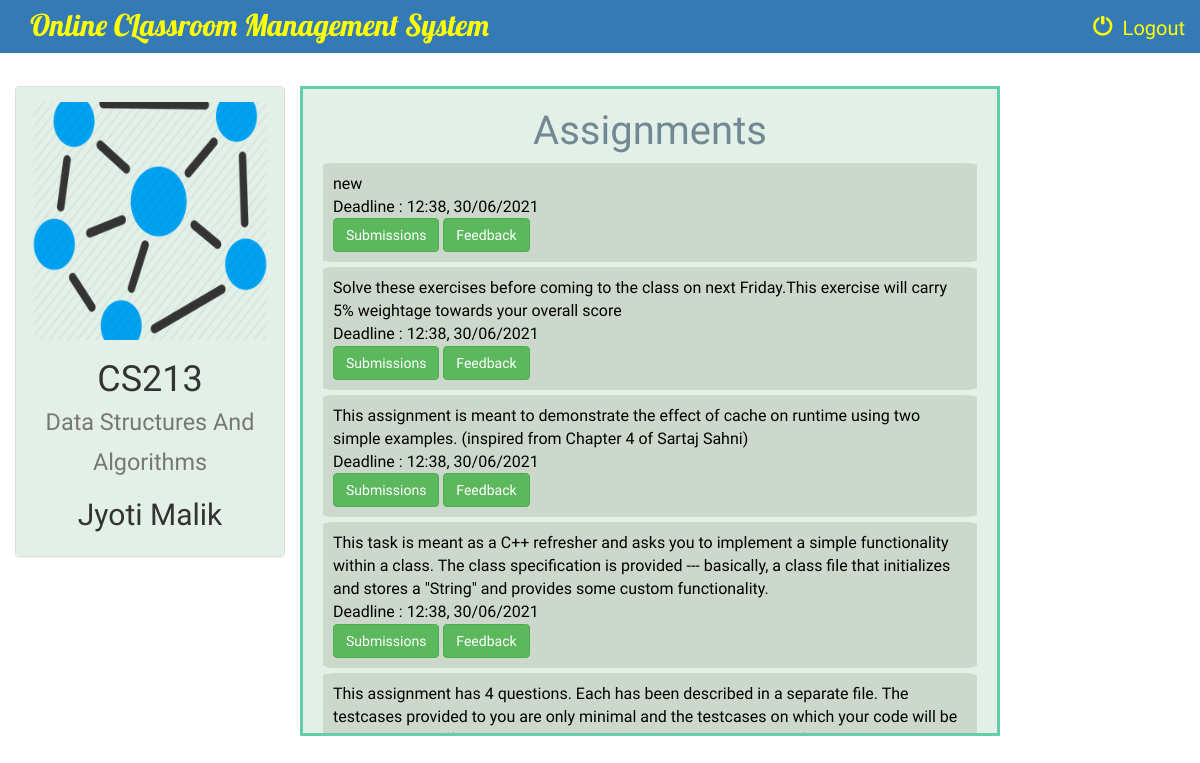
Page /instructor/1/view_all_assignments/ (signed in) on the committed database.
### instructor/models.py (models this page shows, shortened)
class Course(models.Model):
    name = models.CharField(max_length=100)
    code = models.CharField(max_length=100)
    instructor = models.ForeignKey(Instructor, on_delete=models.CASCADE)
    course_logo = models.FileField(default=1)

class Instructor(models.Model):
    user = models.ForeignKey(User,on_delete=models.CASCADE, default=1)
    name = models.CharField(max_length=100)
    information = models.CharField(max_length=1000,default=1)
    def __str__(self):
        return self.name

class Assignment(models.Model):
    description = models.CharField(max_length=1000, default='')
    file = models.FileField(default='')
    course = models.ForeignKey(Course,on_delete=models.CASCADE)
    post_time = models.CharField(max_length=100)
    deadline = models.CharField(max_length=100)

### instructor/views.py (the view)
# urls.py: re_path(r'^(?P<course_id>[0-9]+)/view_all_assignments/$', views.view_all_assignments, name='view_all_assignments'),
@login_required
def view_all_assignments(request, course_id):
    course = Course.objects.get(id=course_id)
    assignments = Assignment.objects.filter(course=course)
    return render(request, 'instructor/view_all_assignments.html', {'assignments' : assignments,'course': course})

### instructor/templates/instructor/view_all_assignments.html (shortened to what this page needs)
{% extends 'instructor/instructor_basic_page.html' %}
{% block body %}
<br>
<div class="container-fluid songs-container">
    <div class="row">
        <div class="col-sm-6 col-md-3">
            <div class="panel panel-default">
                <div class="panel-body" style="background-color: #e3f0e8;border: 0px solid #66cdaa;">
                    <a href="{% url 'instructor:instructor_detail' course.id %}">
                        {% if course.course_logo %}
                            <img src="{{ course.course_logo.url }}" class="img-responsive">
                        {% else %}
                            <h3>No image to display</h3>
                        {% endif %}
                    </a>
                    <h1 align="center">{{ course.code }}<br> <small>{{ course.name }}</small></h1>
                    <h2 align="center">{{ course.instructor }}</h2>
                </div>
            </div>
        </div>
        <div class="col-sm-7" style="align:center; overflow-y: scroll; height:650px;border: 3px solid #66cdaa;background-color:#e3f0e8;color:black;font-family: 'Abhaya Libre';font-size:16px;">
        <h3 align="center"; style="text-align:center;font-family:Volkhov,cursive;font-size:40px;color: #728892">Assignments</h3>
    {% for assignment in assignments reversed %}
            <div style="background-color:#CDD8CD; border-radius:2%;padding:10px; margin:5px">
            {{ assignment.description }}<br>
            Deadline : {{ assignment.deadline }}<br>
    <a href="{% url 'instructor:view_all_submissions' assignment.id %}">
        <button type="submit" class="btn btn-success">Submissions</button>
    </a>
    <a href="{% url 'instructor:view_feedback' assignment.id %}">
        <button type="submit" class="btn btn-success">Feedback</button>
    </a><br>
            </div>
    {% endfor %}
        </div>
</div>
{% endblock %}

### instructor/templates/instructor/instructor_basic_page.html (style rules this page uses)
a { color: yellow; }
body { background: url('https://i.pinimg.com/originals/5d/5d/79/5d5d79ab40f17440b11dfdf9cd0f1f08.jpg') no-repeat center center fixed; background-size: cover; font-family: Ledger;font-size: 20px; }

### rows in the picture
Course: course_logo (picture), code "CS213", name "Data Structures And Algorithms", instructor "Jyoti Malik"
Assignment: description "new", deadline "12:38, 30/06/2021"
Assignment: description "Solve these exercises before coming to the class on next Friday.This exercise will carry 5% weightage towards your overall score", deadline "12:38, 30/06/2021"
Assignment: description "This assignment is meant to demonstrate the effect of cache on runtime using two simple examples. (inspired from Chapter 4 of Sartaj Sahni)", deadline "12:38, 30/06/2021"
Assignment: description "This task is meant as a C++ refresher and asks you to implement a simple functionality within a class. The class specification is provided --- basically, a class file that initializes and stores a \"String\" and provides some custom functionality.", deadline "12:38, 30/06/2021"
Assignment: description "This assignment has 4 questions. Each has been described in a separate file. The testcases provided to you are only minimal and the testcases on which your code will be…"
